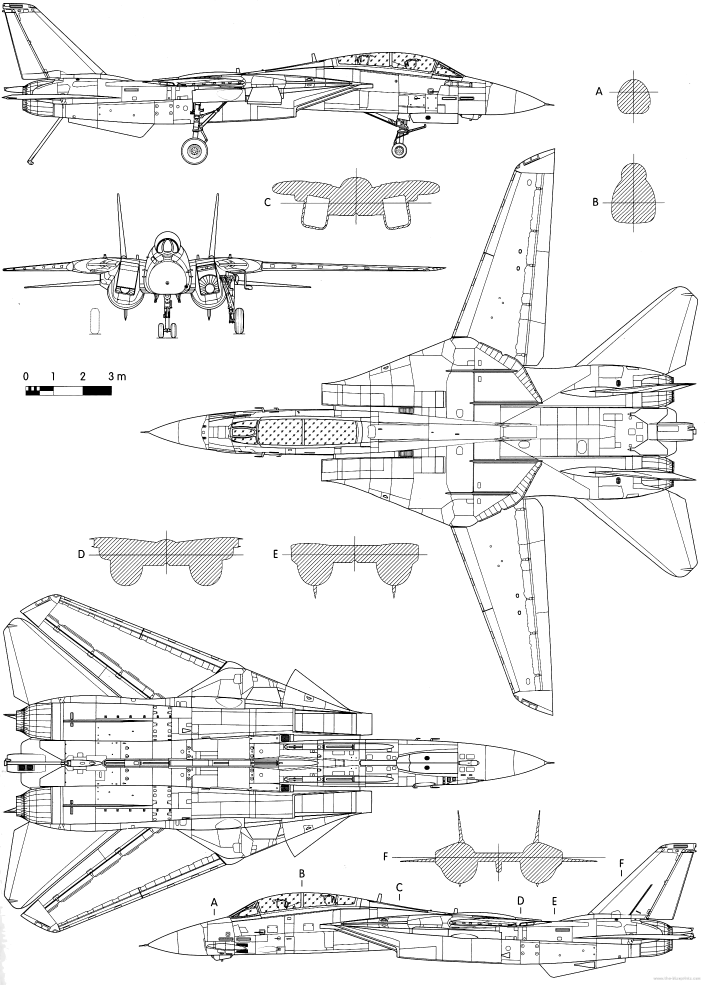
#> input picture references/UPC_Figure3_15_source_exact.png, 2113 x 2953 px (shown at 1/3 size)
$ python recover_C_axis_corner_fragments.py
#> lines starting #> are read from the running program, lines starting #| are printed output that depends on the picture
"""Sichtbare Eckfragmente vor und nach horizontaler Achsenueberdeckung."""
from pathlib import Path
from PIL import Image,ImageDraw
import numpy as np,json,hashlib
O=Path(__file__).parent;R=O.parents[1];src=R/'references/UPC_Figure3_15_source_exact.png';im=Image.open(src).convert('RGB');a=np.array(im.convert('L'));cases=[]
#> further down, im is the input picture: PIL image 2113x2953 RGB; min 0, max 255, mean 239.5
for t in [96,128,160]:
 segs=[]
 for x0,x1 in [(902,913),(1223,1234)]:
  s=[]
  for x in range(x0,x1):
   ys=np.where(a[598:607,x]<t)[0]+598;assert len(ys)>0;s.append([x,int(ys.max())])
  segs.append(s)
 for lo,hi,side in [(900,918,'min'),(1218,1238,'max')]:
  s=[]
  for y in range(613,617):
   xs=np.where(a[y,lo:hi]<t)[0]+lo;assert len(xs)>0;x=int(xs.min() if side=='min' else xs.max());assert lo<x<hi-1;s.append([x,y])
  segs.append(s)
 cases.append(dict(threshold=t,segments_pixel=segs))
#> after the loop, cases = 3 items
j=dict(status='C_ACHSENECKEN_SICHTBARE_FRAGmente',source_sha256=hashlib.sha256(src.read_bytes()).hexdigest(),cases=cases,method='Oberhalb: unterste Dunkelpixel y598..606 in Spalten902..912 und1223..1233. Unterhalb: aeussere Zeilenextrema613..616. Band607..612 bleibt vollstaendig ausgelassen.',limits=['Endpunkte bei606 sind Messfenstergrenzen; Fortsetzung Richtung Achse nicht verifiziert.','Keine Verbindung ueber ausgelassenes Achsenband; Strichaussenkante statt Strichmitte.','Keine geschlossene Kontur oder metrisch verifizierte Haut.'],production_release=False)
#> j = 6 items
(O/'C_axis_corner_fragments.json').write_text(json.dumps(j,ensure_ascii=False,indent=2),encoding='utf-8')
crop=im.crop((880,590,1250,630)).resize((1480,160));dr=ImageDraw.Draw(crop)
#> after `crop = im.crop((880, 590, 1250, 630)).resize((1480, 160))`:
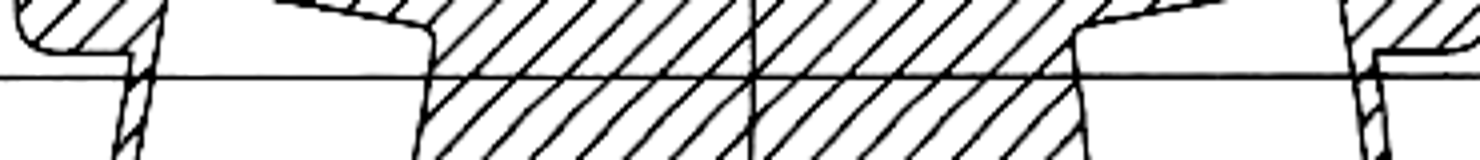
#> crop: PIL image 1480x160 RGB; min 0, max 255, mean 214.5
for s in cases[1]['segments_pixel']:dr.line([((x-880)*4,(y-590)*4) for x,y in s],fill='red',width=2)
#> this loop made 4 passes
#> s on passes 3 to 4: [[911, 613], [911, 614], [910, 615], [910, 616]], [[1225, 613], [1225, 614], [1225, 615], [1225, 616]]
crop.save(O/'C_axis_corner_fragments_overlay.png');print(cases)
#> after `crop.save(O / 'C_axis_corner_fragments_overlay.png')`:
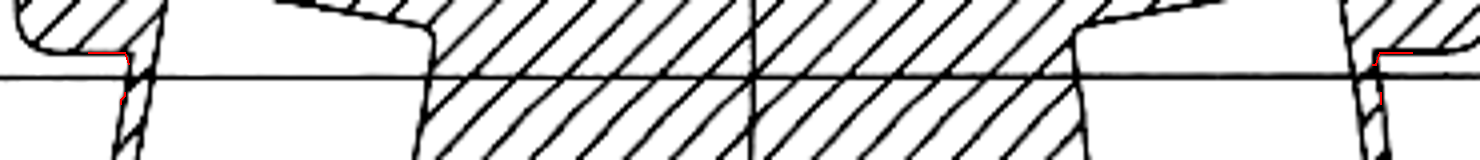
#> saved as C_axis_corner_fragments_overlay.png: PIL image 1480x160 RGB; mean R, G, B 214.7, 214.4, 214.4
#> (printed output is left out)
